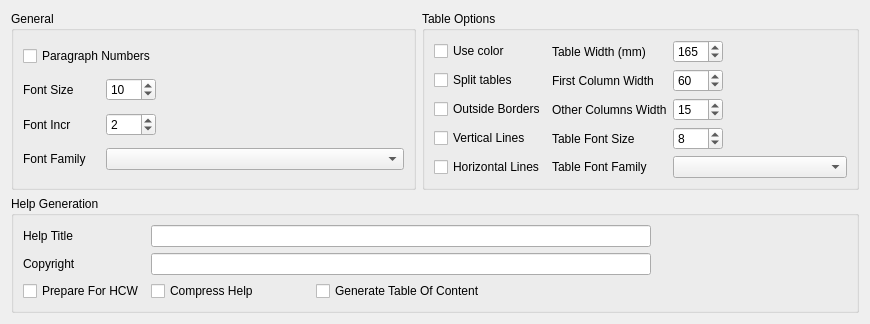
     <widget class="QWidget" name="RTF">
      <attribute name="title">
       <string>RTF</string>
      </attribute>
      <layout class="QGridLayout" name="gridLayout_19">
       <item row="0" column="0">
        <widget class="QGroupBox" name="groupBox_general_2">
         <property name="title">
          <string>General</string>
         </property>
         <layout class="QGridLayout" name="gridLayout_7">
          <item row="0" column="0" colspan="2">
           <widget class="QCheckBox" name="checkBox_RTF_paragraph_numbers">
            <property name="text">
             <string>Paragraph Numbers</string>
            </property>
           </widget>
          </item>
          <item row="0" column="2">
           <spacer name="horizontalSpacer_23">
            <property name="orientation">
             <enum>Qt::Horizontal</enum>
            </property>
            <property name="sizeHint" stdset="0">
             <size>
              <width>239</width>
              <height>20</height>
             </size>
            </property>
           </spacer>
          </item>
          <item row="1" column="0">
           <widget class="QLabel" name="label_RTF_font_size">
            <property name="text">
             <string>Font Size</string>
            </property>
           </widget>
          </item>
          <item row="1" column="1">
           <widget class="QSpinBox" name="spinBox_RTF_font_size">
            <property name="sizePolicy">
             <sizepolicy hsizetype="Fixed" vsizetype="Fixed">
              <horstretch>0</horstretch>
              <verstretch>0</verstretch>
             </sizepolicy>
            </property>
            <property name="minimumSize">
             <size>
              <width>50</width>
              <height>0</height>
             </size>
            </property>
            <property name="maximumSize">
             <size>
              <width>50</width>
              <height>16777215</height>
             </size>
            </property>
            <property name="maximum">
             <number>80</number>
            </property>
            <property name="value">
             <number>10</number>
            </property>
           </widget>
          </item>
          <item row="1" column="2">
           <spacer name="horizontalSpacer_25">
            <property name="orientation">
             <enum>Qt::Horizontal</enum>
            </property>
            <property name="sizeHint" stdset="0">
             <size>
              <width>239</width>
              <height>20</height>
             </size>
            </property>
           </spacer>
          </item>
          <item row="2" column="0">
           <widget class="QLabel" name="label_RTF_font_incr">
            <property name="text">
             <string>Font Incr</string>
            </property>
           </widget>
          </item>
          <item row="2" column="1">
           <widget class="QSpinBox" name="spinBox_RTF_font_incr">
            <property name="sizePolicy">
             <sizepolicy hsizetype="Fixed" vsizetype="Fixed">
              <horstretch>0</horstretch>
              <verstretch>0</verstretch>
             </sizepolicy>
            </property>
            <property name="minimumSize">
             <size>
              <width>50</width>
              <height>0</height>
             </size>
            </property>
            <property name="maximumSize">
             <size>
              <width>50</width>
              <height>16777215</height>
             </size>
            </property>
            <property name="maximum">
             <number>20</number>
            </property>
            <property name="value">
             <number>2</number>
            </property>
           </widget>
          </item>
          <item row="2" column="2">
           <spacer name="horizontalSpacer_26">
            <property name="orientation">
             <enum>Qt::Horizontal</enum>
            </property>
            <property name="sizeHint" stdset="0">
             <size>
              <width>239</width>
              <height>20</height>
             </size>
            </property>
           </spacer>
          </item>
          <item row="3" column="0">
           <widget class="QLabel" name="label_RTF_font_family">
            <property name="text">
             <string>Font Family</string>
            </property>
           </widget>
          </item>
          <item row="3" column="1" colspan="2">
           <widget class="QComboBox" name="comboBox_RTF_font_family"/>
          </item>
         </layout>
        </widget>
       </item>
       <item row="0" column="1">
        <widget class="QGroupBox" name="groupBox_RTF_table_options">
         <property name="title">
          <string>Table Options</string>
         </property>
         <layout class="QGridLayout" name="gridLayout_8">
          <item row="0" column="0">
           <widget class="QCheckBox" name="checkBox_RTF_table_use_color">
            <property name="text">
             <string>Use color</string>
            </property>
           </widget>
          </item>
          <item row="0" column="1">
           <widget class="QLabel" name="label_RTF_table_width">
            <property name="text">
             <string>Table Width (mm)</string>
            </property>
           </widget>
          </item>
          <item row="0" column="2">
           <widget class="QSpinBox" name="spinBox_RTF_table_width">
            <property name="sizePolicy">
             <sizepolicy hsizetype="Fixed" vsizetype="Fixed">
              <horstretch>0</horstretch>
              <verstretch>0</verstretch>
             </sizepolicy>
            </property>
            <property name="minimumSize">
             <size>
              <width>50</width>
              <height>0</height>
             </size>
            </property>
            <property name="maximumSize">
             <size>
              <width>50</width>
              <height>16777215</height>
             </size>
            </property>
            <property name="maximum">
             <number>10000</number>
            </property>
            <property name="value">
             <number>165</number>
            </property>
           </widget>
          </item>
          <item row="0" column="3">
           <spacer name="horizontalSpacer_24">
            <property name="orientation">
             <enum>Qt::Horizontal</enum>
            </property>
            <property name="sizeHint" stdset="0">
             <size>
              <width>118</width>
              <height>20</height>
             </size>
            </property>
           </spacer>
          </item>
          <item row="1" column="0">
           <widget class="QCheckBox" name="checkBox_RTF_table_split_tables">
            <property name="text">
             <string>Split tables</string>
            </property>
           </widget>
          </item>
          <item row="1" column="1">
           <widget class="QLabel" name="label_RTF_table_first_col_width">
            <property name="text">
             <string>First Column Width</string>
            </property>
           </widget>
          </item>
          <item row="1" column="2">
           <widget class="QSpinBox" name="spinBox_RTF_table_first_col_width">
            <property name="sizePolicy">
             <sizepolicy hsizetype="Fixed" vsizetype="Fixed">
              <horstretch>0</horstretch>
              <verstretch>0</verstretch>
             </sizepolicy>
            </property>
            <property name="minimumSize">
             <size>
              <width>50</width>
              <height>0</height>
             </size>
            </property>
            <property name="maximumSize">
             <size>
              <width>50</width>
              <height>16777215</height>
             </size>
            </property>
            <property name="maximum">
             <number>10000</number>
            </property>
            <property name="value">
             <number>60</number>
            </property>
           </widget>
          </item>
          <item row="1" column="3">
           <spacer name="horizontalSpacer_27">
            <property name="orientation">
             <enum>Qt::Horizontal</enum>
            </property>
            <property name="sizeHint" stdset="0">
             <size>
              <width>118</width>
              <height>20</height>
             </size>
            </property>
           </spacer>
          </item>
          <item row="2" column="0">
           <widget class="QCheckBox" name="checkBox_RTF_table_outside_borders">
            <property name="text">
             <string>Outside Borders</string>
            </property>
           </widget>
          </item>
          <item row="2" column="1">
           <widget class="QLabel" name="label_RTF_table_other_col_width">
            <property name="text">
             <string>Other Columns Width</string>
            </property>
           </widget>
          </item>
          <item row="2" column="2">
           <widget class="QSpinBox" name="spinBox_RTF_table_other_col_width">
            <property name="sizePolicy">
             <sizepolicy hsizetype="Fixed" vsizetype="Fixed">
              <horstretch>0</horstretch>
              <verstretch>0</verstretch>
             </sizepolicy>
            </property>
            <property name="minimumSize">
             <size>
              <width>50</width>
              <height>0</height>
             </size>
            </property>
            <property name="maximumSize">
             <size>
              <width>50</width>
              <height>16777215</height>
             </size>
            </property>
            <property name="maximum">
             <number>10000</number>
            </property>
            <property name="value">
             <number>15</number>
            </property>
           </widget>
          </item>
          <item row="2" column="3">
           <spacer name="horizontalSpacer_28">
            <property name="orientation">
             <enum>Qt::Horizontal</enum>
            </property>
            <property name="sizeHint" stdset="0">
             <size>
              <width>118</width>
              <height>20</height>
             </size>
            </property>
           </spacer>
          </item>
          <item row="3" column="0">
           <widget class="QCheckBox" name="checkBox_RTF_table_vertical_lines">
            <property name="text">
             <string>Vertical Lines</string>
            </property>
           </widget>
          </item>
          <item row="3" column="1">
           <widget class="QLabel" name="label_RTF_table_font_size">
            <property name="text">
             <string>Table Font Size</string>
            </property>
           </widget>
          </item>
          <item row="3" column="2">
           <widget class="QSpinBox" name="spinBox_RTF_table_font_size">
            <property name="sizePolicy">
             <sizepolicy hsizetype="Fixed" vsizetype="Fixed">
              <horstretch>0</horstretch>
              <verstretch>0</verstretch>
             </sizepolicy>
            </property>
            <property name="minimumSize">
             <size>
              <width>50</width>
              <height>0</height>
             </size>
            </property>
            <property name="maximumSize">
             <size>
              <width>50</width>
              <height>16777215</height>
             </size>
            </property>
            <property name="maximum">
             <number>100</number>
            </property>
            <property name="value">
             <number>8</number>
            </property>
           </widget>
          </item>
          <item row="3" column="3">
           <spacer name="horizontalSpacer_29">
            <property name="orientation">
             <enum>Qt::Horizontal</enum>
            </property>
            <property name="sizeHint" stdset="0">
             <size>
              <width>118</width>
              <height>20</height>
             </size>
            </property>
           </spacer>
          </item>
          <item row="4" column="0">
           <widget class="QCheckBox" name="checkBox_RTF_table_horizontal_lines">
            <property name="text">
             <string>Horizontal Lines</string>
            </property>
           </widget>
          </item>
          <item row="4" column="1">
           <widget class="QLabel" name="label_RTF_table_font_family">
            <property name="text">
             <string>Table Font Family</string>
            </property>
           </widget>
          </item>
          <item row="4" column="2" colspan="2">
           <widget class="QComboBox" name="comboBox_RTF_table_font_family"/>
          </item>
         </layout>
        </widget>
       </item>
       <item row="1" column="0" colspan="2">
        <widget class="QGroupBox" name="groupBox_RTF_help_generation">
         <property name="title">
          <string>Help Generation</string>
         </property>
         <layout class="QGridLayout" name="gridLayout_9">
          <item row="0" column="0">
           <widget class="QLabel" name="label_RTF_help_title">
            <property name="text">
             <string>Help Title</string>
            </property>
           </widget>
          </item>
          <item row="0" column="1" colspan="3">
           <widget class="QLineEdit" name="lineEdit_RTF_help_title">
            <property name="minimumSize">
             <size>
              <width>500</width>
              <height>0</height>
             </size>
            </property>
            <property name="maximumSize">
             <size>
              <width>500</width>
              <height>16777215</height>
             </size>
            </property>
           </widget>
          </item>
          <item row="0" column="4">
           <spacer name="horizontalSpacer_41">
            <property name="orientation">
             <enum>Qt::Horizontal</enum>
            </property>
            <property name="sizeHint" stdset="0">
             <size>
              <width>187</width>
              <height>20</height>
             </size>
            </property>
           </spacer>
          </item>
          <item row="1" column="0">
           <widget class="QLabel" name="label_RTF_copyright">
            <property name="text">
             <string>Copyright</string>
            </property>
           </widget>
          </item>
          <item row="1" column="1" colspan="3">
           <widget class="QLineEdit" name="lineEdit_RTF_copyright">
            <property name="minimumSize">
             <size>
              <width>500</width>
              <height>0</height>
             </size>
            </property>
            <property name="maximumSize">
             <size>
              <width>500</width>
              <height>16777215</height>
             </size>
            </property>
           </widget>
          </item>
          <item row="1" column="4">
           <spacer name="horizontalSpacer_42">
            <property name="orientation">
             <enum>Qt::Horizontal</enum>
            </property>
            <property name="sizeHint" stdset="0">
             <size>
              <width>187</width>
              <height>20</height>
             </size>
            </property>
           </spacer>
          </item>
          <item row="2" column="0">
           <widget class="QCheckBox" name="checkBox_RTF_prepare_for_HCW">
            <property name="text">
             <string>Prepare For HCW</string>
            </property>
           </widget>
          </item>
          <item row="2" column="1">
           <widget class="QCheckBox" name="checkBox_RTF_compress_help">
            <property name="text">
             <string>Compress Help</string>
            </property>
           </widget>
          </item>
          <item row="2" column="2">
           <widget class="QCheckBox" name="checkBox_RTF_generate_TOC">
            <property name="text">
             <string>Generate Table Of Content</string>
            </property>
           </widget>
          </item>
          <item row="2" column="3" colspan="2">
           <spacer name="horizontalSpacer_43">
            <property name="orientation">
             <enum>Qt::Horizontal</enum>
            </property>
            <property name="sizeHint" stdset="0">
             <size>
              <width>355</width>
              <height>20</height>
             </size>
            </property>
           </spacer>
          </item>
         </layout>
        </widget>
       </item>
      </layout>
     </widget>
